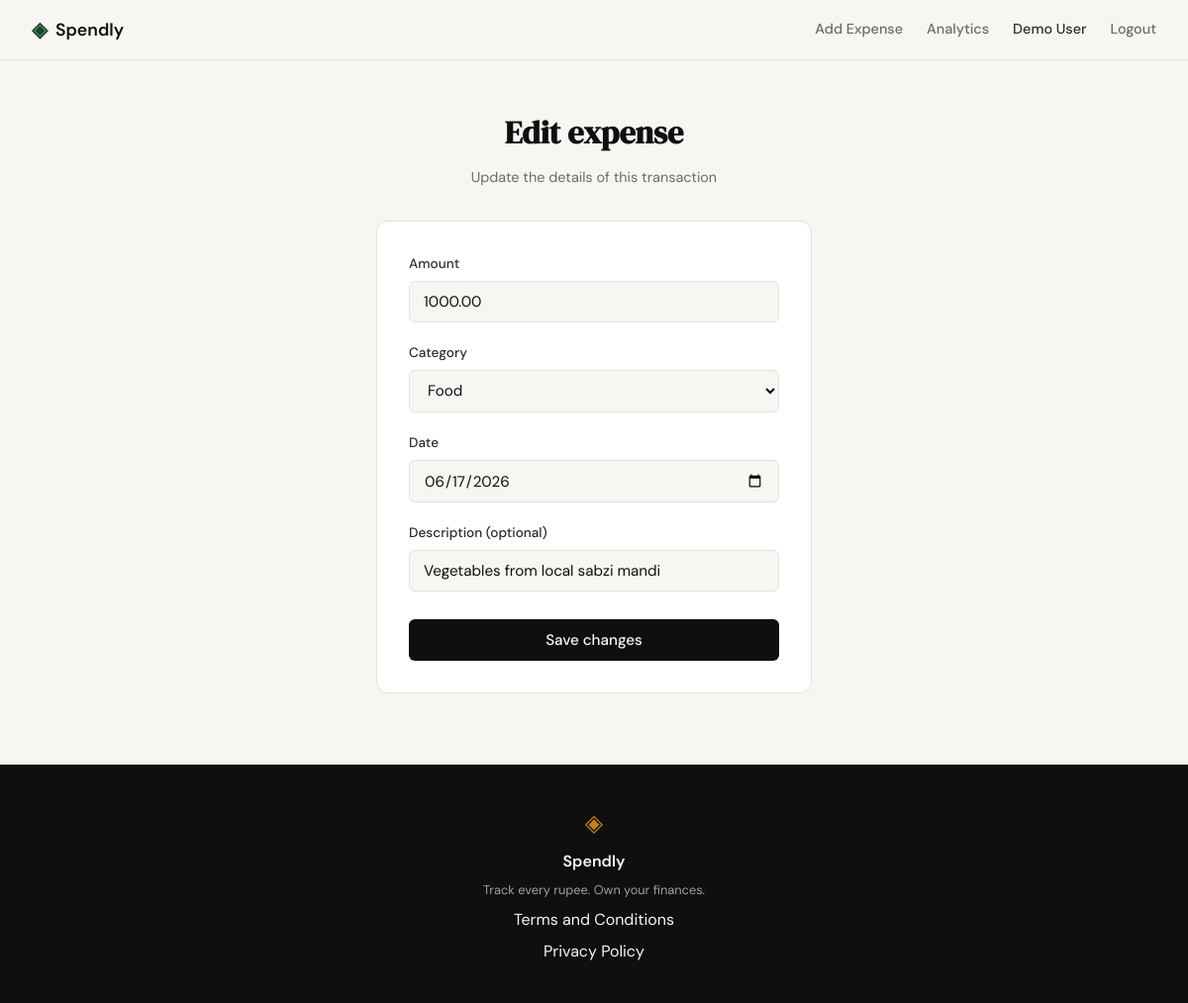
The app's page /expenses/16/edit (signed in) with its own data.
### tables this page shows
CREATE TABLE expenses (
            id          INTEGER PRIMARY KEY AUTOINCREMENT,
            user_id     INTEGER NOT NULL,
            amount      REAL NOT NULL,
            category    TEXT NOT NULL,
            date        TEXT NOT NULL,
            description TEXT,
            created_at  TEXT DEFAULT (datetime('now')),
            FOREIGN KEY (user_id) REFERENCES users (id)
        );

### app.py (the view, shortened to what this page needs)
@app.route("/expenses/<int:id>/edit", methods=["GET", "POST"])
def edit_expense(id):
    if not session.get("user_id"):
        return redirect(url_for("login"))
    user_id = session["user_id"]
    existing = get_expense_by_id(id, user_id)
    if existing is None:
        abort(404)
    if request.method == "GET":
        expense = {
            "id": existing["id"],
            "amount": f"{existing['amount']:.2f}",
            "category": existing["category"],
            "date": existing["date"],
            "description": existing["description"],
        }
        return _render_edit_expense_form(expense)

### app.py (called while the page is built)
def _render_edit_expense_form(expense, **extra):
    return render_template(
        "expenses_edit.html",
        expense=expense,
        categories=EXPENSE_CATEGORIES,
        today=date.today().isoformat(),
        **extra,
    )

### database/db.py (called while the page is built)
def get_db():
    conn = sqlite3.connect(DB_PATH)
    conn.row_factory = sqlite3.Row
    conn.execute("PRAGMA foreign_keys = ON")
    return conn

def get_expense_by_id(expense_id, user_id):
    conn = get_db()
    row = conn.execute(
        "SELECT * FROM expenses WHERE id = ? AND user_id = ?",
        (expense_id, user_id),
    ).fetchone()
    conn.close()
    return row

### templates/expenses_edit.html (shortened to what this page needs)
{% extends "base.html" %}
{% block head %}
<link rel="stylesheet" href="{{ url_for('static', filename='css/expenses.css') }}">
{% endblock %}
{% block content %}
<section class="expenses-add-section">
    <div class="expenses-add-container">
        <div class="auth-header">
            <h1 class="auth-title">Edit expense</h1>
            <p class="auth-subtitle">Update the details of this transaction</p>
        </div>
        <div class="auth-card">
            <form method="POST" action="{{ url_for('edit_expense', id=expense.id) }}">
                <div class="form-group">
                    <label for="amount">Amount</label>
                    <input type="number" id="amount" name="amount"
                           class="form-input" step="0.01" min="0.01"
                           placeholder="0.00"
                           value="{{ expense.amount }}"
                           required autofocus>
                </div>
                <div class="form-group">
                    <label for="category">Category</label>
                    <select id="category" name="category" class="form-input" required>
                        {% for c in categories %}
                        <option value="{{ c }}" {% if expense.category == c %}selected{% endif %}>{{ c }}</option>
                        {% endfor %}
                    </select>
                </div>
                <div class="form-group">
                    <label for="date">Date</label>
                    <input type="date" id="date" name="date"
                           class="form-input"
                           value="{{ expense.date or today }}"
                           required>
                </div>
                <div class="form-group">
                    <label for="description">Description (optional)</label>
                    <input type="text" id="description" name="description"
                           class="form-input" placeholder="e.g. Grocery run"
                           value="{{ expense.description or '' }}">
                </div>
                <button type="submit" class="btn-submit">Save changes</button>
            </form>
        </div>
    </div>
</section>
{% endblock %}

### static/css/style.css (style rules this page uses)
:root { --ink: #0f0f0f; --ink-soft: #2d2d2d; --ink-muted: #6b6b6b; --ink-faint: #a0a0a0; --paper: #f7f6f3; --paper-warm: #f0ede6; --paper-card: #ffffff; --accent: #1a472a; --accent-light: #e8f0eb; --accent-2: #c17f24; --accent-2-light: #fdf3e3; --danger: #c0392b; --danger-light: #fdecea; --border: #e4e1da; --border-soft: #eeebe4; --font-display: 'DM Serif Display', Georgia, serif; --font-body: 'DM Sans', system-ui, sans-serif; --max-width: 1200px; --auth-width: 440px; --radius-sm: 6px; --radius-md: 12px; --radius-lg: 20px; }
*, *::before, *::after { box-sizing: border-box; margin: 0; padding: 0; }
html { font-size: 16px; scroll-behavior: smooth; }
body { background: var(--paper); color: var(--ink); font-family: var(--font-body); font-size: 1rem; line-height: 1.6; -webkit-font-smoothing: antialiased; }
.auth-header { text-align: center; margin-bottom: 2rem; }
.auth-title { font-family: var(--font-display); font-size: 2rem; color: var(--ink); margin-bottom: 0.5rem; }
.auth-subtitle { font-size: 0.9rem; color: var(--ink-muted); }
.auth-card { background: var(--paper-card); border: 1px solid var(--border); border-radius: var(--radius-md); padding: 2rem; margin-bottom: 1.5rem; }
.form-group { margin-bottom: 1.25rem; }
.form-group label { display: block; font-size: 0.85rem; font-weight: 500; color: var(--ink-soft); margin-bottom: 0.4rem; }
.form-input { width: 100%; padding: 0.6rem 0.875rem; border: 1px solid var(--border); border-radius: var(--radius-sm); font-family: var(--font-body); font-size: 0.95rem; color: var(--ink); background: var(--paper); outline: none; transition: border-color 0.2s; }
.form-input::placeholder { color: var(--ink-faint); }
.btn-submit { width: 100%; padding: 0.7rem; background: var(--ink); color: var(--paper); border: none; border-radius: var(--radius-sm); font-family: var(--font-body); font-size: 0.95rem; font-weight: 500; cursor: pointer; transition: background 0.2s; margin-top: 0.5rem; }

### static/css/expenses.css (style rules this page uses)
.expenses-add-section { min-height: calc(100vh - 60px - 100px); display: flex; align-items: center; justify-content: center; padding: 3rem 2rem; }
.expenses-add-container { width: 100%; max-width: var(--auth-width); }

### records on screen
expenses: amount "1000.00", category "Food", date "06/17/2026", description "Vegetables from local sabzi mandi"
